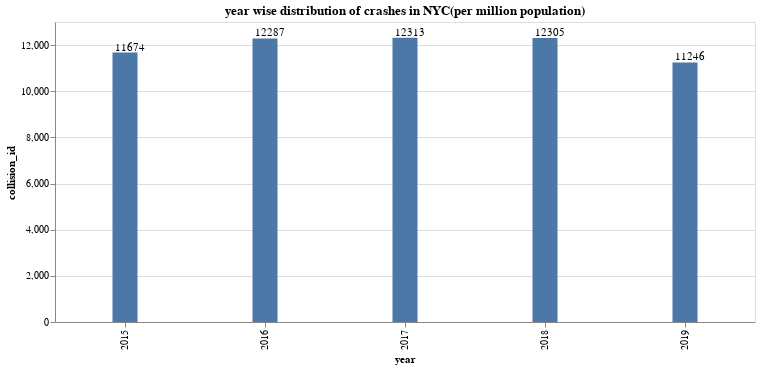

Notebook source saved alongside this figure:
### Markdown cell above
#### Yearly trend of crashes count in NYC

### Code cell
def draw_bar(df, category, num_col, title='', reverse=False):
    bars = alt.Chart(df).mark_bar(width=25).encode(
                y= alt.Y(f'{num_col}:Q',
                     title=f'{num_col}'),
                x = alt.X(f'{category}:N',
                     sort=col_order)
                )
    return(bars)

def draw_bar_col(df, category, num_col, title='', reverse=False):
    bars = alt.Chart(df).mark_bar(width=25).encode(
                y= alt.Y(f'{num_col}:Q',
                     title=f'{num_col}'),
                x = alt.X(f'{category}:N',
                     sort=col_order),
                color = alt.Color(f'{category}:N',
                        scale=alt.Scale(scheme='Spectral', reverse=reverse),
                        sort=col_order)
                )
    return(bars)
title = 'year wise distribution of crashes in NYC(per million population)'
col_order = crashes_yr_pop_norm.collision_id.sort_values(ascending=True).to_list()
bar = draw_bar(crashes_yr_pop_norm, 'year','collision_id')
text = draw_text(crashes_yr_pop_norm, 'year','collision_id')
(bar + text).properties(width=700,height=300, title=title)

### Figure 1 — Vega-Lite specification as saved in the notebook (floating-point values rounded to 4 significant figures)
{"config": {"view": {"continuousWidth": 400, "continuousHeight": 300}}, "layer": [{"mark": {"type": "bar", "width": 25}, "encoding": {"x": {"type": "nominal", "field": "year", "sort": [11250.0, 11670.0, 12290.0, 12300.0, 12310.0]}, "y": {"type": "quantitative", "field": "collision_id", "title": "collision_id"}}}, {"mark": {"type": "text", "align": "center", "dx": 5, "dy": -5}, "encoding": {"text": {"type": "quantitative", "field": "collision_id"}, "x": {"type": "nominal", "field": "year", "sort": [11250.0, 11670.0, 12290.0, 12300.0, 12310.0]}, "y": {"type": "quantitative", "field": "collision_id", "title": "collision_id"}}}], "data": {"name": "data-58fba0ad8a4a5b652f39abeb776b65d6"}, "height": 300, "title": "year wise distribution of crashes in NYC(per million population)", "width": 700, "$schema": "https://vega.github.io/schema/vega-lite/v4.8.1.json", "datasets": {"data-58fba0ad8a4a5b652f39abeb776b65d6": [{"year": 2015, "collision_id": 11670.0, "number_of_persons_injured": 2754.0, "number_of_persons_killed": 13.0, "number_of_pedestrians_injured": 541.0, "number_of_pedestrians_killed": 7.0, "number_of_cyclist_injured": 230.0, "number_of_cyclist_killed": 1.0, "number_of_motorist_injured": 1984.0, "number_of_motorist_killed": 5.0, "population": 1000000.0}, {"year": 2016, "collision_id": 12290.0, "number_of_persons_injured": 3225.0, "number_of_persons_killed": 13.0, "number_of_pedestrians_injured": 593.0, "number_of_pedestrians_killed": 8.0, "number_of_cyclist_injured": 266.0, "number_of_cyclist_killed": 1.0, "number_of_motorist_injured": 2353.0, "number_of_motorist_killed": 4.0, "population": 1000000.0}, {"year": 2017, "collision_id": 12310.0, "number_of_persons_injured": 3233.0, "number_of_persons_killed": 14.0, "number_of_pedestrians_injured": 594.0, "number_of_pedestrians_killed": 7.0, "number_of_cyclist_injured": 261.0, "number_of_cyclist_killed": 1.0, "number_of_motorist_injured": 2378.0, "number_of_motorist_killed": 6.0, "population": 1000000.0}, {"year": 2018, "collision_id": 12300.0, "number_of_persons_injured": 3291.0, "number_of_persons_killed": 12.0, "number_of_pedestrians_injured": 591.0, "number_of_pedestrians_killed": 6.0, "number_of_cyclist_injured": 251.0, "number_of_cyclist_killed": 1.0, "number_of_motorist_injured": 2448.0, "number_of_motorist_killed": 5.0, "population": 1000000.0}, {"year": 2019, "collision_id": 11250.0, "number_of_persons_injured": 3265.0, "number_of_persons_killed": 13.0, "number_of_pedestrians_injured": 562.0, "number_of_pedestrians_killed": 7.0, "number_of_cyclist_injured": 265.0, "number_of_cyclist_killed": 2.0, "number_of_motorist_injured": 2437.0, "number_of_motorist_killed": 4.0, "population": 1000000.0}]}}
